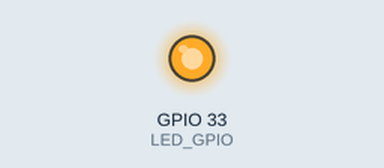
This sketch was run on a simulated ESP32. Parts: output pins drawn as LEDs (lit = HIGH). WiFi joins after 1.5 s; servers stay silent unless stated; I2S audio is not simulated (input reads silence); uploads are accepted with an empty reply; the local clock reads 2024-03-15 10:24:30 at power-on unless the sketch sets it; storage starts empty; what the sketch prints to the serial monitor is not drawn.

Above: at 0.1 s.
At 1.6 s:
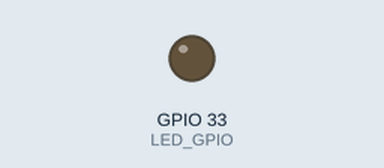
Timing chart, 0 to 3.1 s (numbered marks = the images above):
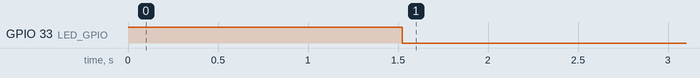

The sketch:

I2S_sampling_to_http_DuoCore_SDcard_ReSend_finalproduct.ino
```cpp
#include <WiFi.h>
#include <HTTPClient.h>
#include "FS.h"
#include "SD_MMC.h"
#include "driver/i2s.h"
#include "driver/adc.h"
#include "freertos/FreeRTOS.h"
#include "freertos/task.h"
#include "time.h"

const char* ssid = "KTXA-AB";
const char* password = "";
const char* serverUrl = "http://10.2.38.231:3800";
const char* ntpServer = "pool.ntp.org";

#define analogPin ADC1_CHANNEL_6  // GPIO34
#define HIGH_SAMPLE_RATE 16000
#define TARGET_SAMPLE_RATE 500
#define SAMPLE_INTERVAL (HIGH_SAMPLE_RATE / TARGET_SAMPLE_RATE)
#define bufferSize 500

#define LED_GPIO 33

int buffer1[bufferSize];
int buffer2[bufferSize];
int* activeBuffer = buffer1;
int* sendingBuffer = buffer2;
volatile bool dataReady = false;
unsigned long blockTimestamp = 0;
SemaphoreHandle_t bufferSemaphore;

time_t ntpBaseTime = 0; // Thời gian NTP lúc ban đầu (giây từ Epoch)
unsigned long lastMillis = 0;
time_t lastNtpSync = 0;
const unsigned long NTP_SYNC_INTERVAL = 12UL * 60 * 60;

void setupI2S() {
  i2s_config_t i2s_config = {
    .mode = (i2s_mode_t)(I2S_MODE_MASTER | I2S_MODE_RX | I2S_MODE_ADC_BUILT_IN),
    .sample_rate = HIGH_SAMPLE_RATE,
    .bits_per_sample = I2S_BITS_PER_SAMPLE_16BIT,
    .channel_format = I2S_CHANNEL_FMT_ONLY_RIGHT,
    .communication_format = I2S_COMM_FORMAT_I2S_MSB,
    .intr_alloc_flags = 0,
    .dma_buf_count = 8,
    .dma_buf_len = 64,
    .use_apll = true
  };
  i2s_driver_install(I2S_NUM_0, &i2s_config, 0, NULL);
  i2s_set_adc_mode(ADC_UNIT_1, analogPin);
  i2s_adc_enable(I2S_NUM_0);
}

int readAnalogValueWithI2S() {
  uint16_t sample = 0;
  size_t bytesRead;
  i2s_read(I2S_NUM_0, &sample, sizeof(sample), &bytesRead, portMAX_DELAY);
  return sample & 0xFFF;
}

String getCurrentFilename() {
  struct tm timeinfo;
  if (!getLocalTime(&timeinfo)) return "/data.csv";
  char filename[32];
  strftime(filename, sizeof(filename), "/%Y-%m-%d.csv", &timeinfo);
  return String(filename);
}

void saveToSD(int* data, unsigned long timestamp, String filename) {
  File file = SD_MMC.open(filename, FILE_APPEND);
  if (!file) {
    Serial.println("[ERROR] Failed to open file for writing.");
    return;
  }
  file.print(timestamp);
  for (int i = 0; i < bufferSize; i++) {
    file.print(",");
    file.print(data[i]);
  }
  file.println();
  file.close();
}

bool sendDataToServer(int* data, unsigned long timestamp) {
  HTTPClient http;
  http.begin(serverUrl);
  http.addHeader("Content-Type", "application/json");
  http.addHeader("X-API-Key", "IzUKf0FyBbktDiRxgry6fpRg8NTpxmb8XU777DDhwqDVnuUbolhSYxSUsijwBkN2");
  http.addHeader("X-UID", "EDS");

  String payload = "{\"t\":" + String(timestamp) + ",\"values\":[";
  for (int i = 0; i < bufferSize; i++) {
    payload += String(data[i]);
    if (i < bufferSize - 1) payload += ",";
  }
  payload += "]}";

  int code = http.POST(payload);
  Serial.print("[SEND] Response: ");
  Serial.println(code);
  http.end();
  return (code >= 200 && code < 300);
}

void resendFailedData() {
  File root = SD_MMC.open("/");
  while (true) {
    File file = root.openNextFile();
    if (!file) break;

    String fileName = String(file.name());
    if (!file.isDirectory() && fileName.startsWith("/retry_")) {
      Serial.println("[RESEND] Processing file: " + fileName);

      bool resendSuccess = true;
      while (file.available()) {
        String line = file.readStringUntil('\n');
        int commaIdx = line.indexOf(',');
        if (commaIdx < 0) continue;

        unsigned long timestamp = line.substring(0, commaIdx).toInt();
        int values[bufferSize];
        int idx = 0;

        int start = commaIdx + 1;
        while (idx < bufferSize && start < line.length()) {
          int end = line.indexOf(',', start);
          if (end == -1) end = line.length();
          values[idx++] = line.substring(start, end).toInt();
          start = end + 1;
        }

        Serial.print("[RESEND] Attempting resend at t=");
        Serial.println(timestamp);

        if (sendDataToServer(values, timestamp)) {
          Serial.println("[RESEND] ✔ Sent block at t=" + String(timestamp));
        } else {
          Serial.println("[RESEND] ❌ Failed at t=" + String(timestamp));
          resendSuccess = false;
          break;
        }
      }

      file.close();
      if (resendSuccess) {
        SD_MMC.remove(fileName);
        Serial.println("[RESEND] ✅ File done and deleted: " + fileName);
      } else {
        Serial.println("[RESEND] 🔁 Retrying next time: " + fileName);
      }
    }
  }
}

void adcTask(void* parameter) {
  int index = 0;
  while (true) {
    int value = readAnalogValueWithI2S();
    if (index % SAMPLE_INTERVAL == 0) {
      int sampleIndex = index / SAMPLE_INTERVAL;
      activeBuffer[sampleIndex] = value;
      if (sampleIndex == 0) blockTimestamp = millis();
    }

    index++;
    if (index >= bufferSize * SAMPLE_INTERVAL) {
      index = 0;
      if (xSemaphoreTake(bufferSemaphore, portMAX_DELAY) == pdTRUE) {
        int* temp = activeBuffer;
        activeBuffer = sendingBuffer;
        sendingBuffer = temp;
        dataReady = true;
        xSemaphoreGive(bufferSemaphore);
      }
    }
  }
}

void syncTime() {
  configTime(7 * 3600, 0, ntpServer); // GMT+7
  struct tm timeinfo;
  if (getLocalTime(&timeinfo)) {
    Serial.println("[NTP] Time synchronized");
    ntpBaseTime = time(nullptr); // Lấy thời gian NTP hiện tại
    lastNtpSync = ntpBaseTime;
  } else {
    Serial.println("[NTP] Failed to get time");
  }
}

unsigned long getTimestamp() {
  return ntpBaseTime + (millis() - lastMillis) / 1000; // Cộng thời gian đã trôi qua từ lần đồng bộ NTP
}

void senderTask(void* parameter) {
  while (true) {
    bool online = (WiFi.status() == WL_CONNECTED);
    digitalWrite(LED_GPIO, online ? LOW : HIGH); // LOW = LED tắt khi có mạng

    if (online) {
      resendFailedData();
      if (time(nullptr) - lastNtpSync > NTP_SYNC_INTERVAL) {
        syncTime();
      }

      if (dataReady && xSemaphoreTake(bufferSemaphore, portMAX_DELAY) == pdTRUE) {
        dataReady = false;
        int* data = sendingBuffer;

        // Thay đổi cách tính timestamp
        unsigned long timestamp = getTimestamp();
        lastMillis = millis(); // Cập nhật thời gian hiện tại sau khi gửi

        saveToSD(data, timestamp, getCurrentFilename());
        bool ok = sendDataToServer(data, timestamp);
        if (!ok) {
          String failName = "/retry_" + String(millis()) + ".csv";
          saveToSD(data, timestamp, failName);
          Serial.println("[SEND] Failed, saved to retry.");
        }
        xSemaphoreGive(bufferSemaphore);
      }
    }

    vTaskDelay(pdMS_TO_TICKS(1000));
  }
}

void setup() {
  Serial.begin(115200);
  pinMode(LED_GPIO, OUTPUT);
  digitalWrite(LED_GPIO, HIGH); // HIGH = LED sáng (mặc định là mất mạng)

  WiFi.begin(ssid, password);
  while (WiFi.status() != WL_CONNECTED) {
    delay(500);
    Serial.print(".");
  }
  Serial.println("\nWiFi connected");

  if (!SD_MMC.begin()) {
    Serial.println("[SD] Card Mount Failed");
    return;
  }

  setupI2S();
  syncTime();

  bufferSemaphore = xSemaphoreCreateMutex();

  xTaskCreatePinnedToCore(adcTask, "ADC Task", 4096, NULL, 1, NULL, 0);
  xTaskCreatePinnedToCore(senderTask, "Sender Task", 8192, NULL, 1, NULL, 1);
}

void loop() {
  vTaskDelete(NULL);
}
```

Measured:
- by itself, GPIO 33 (LED_GPIO): HIGH → LOW at 1.5 s
